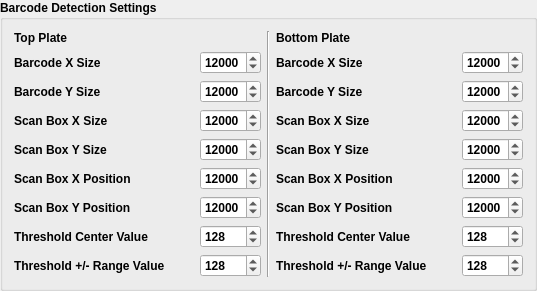
             <widget class="QGroupBox" name="groupBox_2">
              <property name="font">
               <font>
                <weight>75</weight>
                <bold>true</bold>
               </font>
              </property>
              <property name="title">
               <string>Barcode Detection Settings</string>
              </property>
              <layout class="QGridLayout" name="gridLayout_6">
               <item row="0" column="0">
                <layout class="QHBoxLayout" name="horizontalLayout_6">
                 <item>
                  <layout class="QVBoxLayout" name="verticalLayout_11">
                   <item>
                    <widget class="QLabel" name="label_27">
                     <property name="font">
                      <font>
                       <weight>75</weight>
                       <bold>true</bold>
                      </font>
                     </property>
                     <property name="text">
                      <string>Top Plate</string>
                     </property>
                     <property name="alignment">
                      <set>Qt::AlignLeading|Qt::AlignLeft|Qt::AlignVCenter</set>
                     </property>
                    </widget>
                   </item>
                   <item>
                    <layout class="QGridLayout" name="gridLayout_12">
                     <item row="6" column="0">
                      <widget class="QLabel" name="label_28">
                       <property name="sizePolicy">
                        <sizepolicy hsizetype="Fixed" vsizetype="Preferred">
                         <horstretch>0</horstretch>
                         <verstretch>0</verstretch>
                        </sizepolicy>
                       </property>
                       <property name="minimumSize">
                        <size>
                         <width>180</width>
                         <height>0</height>
                        </size>
                       </property>
                       <property name="text">
                        <string>Threshold Center Value</string>
                       </property>
                      </widget>
                     </item>
                     <item row="6" column="1">
                      <widget class="QSpinBox" name="detection_top_threshold_center_spin_box">
                       <property name="maximum">
                        <number>255</number>
                       </property>
                       <property name="value">
                        <number>128</number>
                       </property>
                      </widget>
                     </item>
                     <item row="4" column="0">
                      <widget class="QLabel" name="label_29">
                       <property name="sizePolicy">
                        <sizepolicy hsizetype="Fixed" vsizetype="Preferred">
                         <horstretch>0</horstretch>
                         <verstretch>0</verstretch>
                        </sizepolicy>
                       </property>
                       <property name="minimumSize">
                        <size>
                         <width>180</width>
                         <height>0</height>
                        </size>
                       </property>
                       <property name="text">
                        <string>Scan Box X Position</string>
                       </property>
                      </widget>
                     </item>
                     <item row="5" column="0">
                      <widget class="QLabel" name="label_30">
                       <property name="sizePolicy">
                        <sizepolicy hsizetype="Fixed" vsizetype="Preferred">
                         <horstretch>0</horstretch>
                         <verstretch>0</verstretch>
                        </sizepolicy>
                       </property>
                       <property name="minimumSize">
                        <size>
                         <width>180</width>
                         <height>0</height>
                        </size>
                       </property>
                       <property name="text">
                        <string>Scan Box Y Position</string>
                       </property>
                      </widget>
                     </item>
                     <item row="4" column="1">
                      <widget class="QSpinBox" name="detection_top_scan_x_position_spin_box">
                       <property name="maximum">
                        <number>99999</number>
                       </property>
                       <property name="value">
                        <number>12000</number>
                       </property>
                      </widget>
                     </item>
                     <item row="5" column="1">
                      <widget class="QSpinBox" name="detection_top_scan_y_position_spin_box">
                       <property name="maximum">
                        <number>99999</number>
                       </property>
                       <property name="value">
                        <number>12000</number>
                       </property>
                      </widget>
                     </item>
                     <item row="1" column="1">
                      <widget class="QSpinBox" name="detection_top_barcode_y_size_spin_box">
                       <property name="maximum">
                        <number>99999</number>
                       </property>
                       <property name="value">
                        <number>12000</number>
                       </property>
                      </widget>
                     </item>
                     <item row="2" column="1">
                      <widget class="QSpinBox" name="detection_top_scan_x_size_spin_box">
                       <property name="maximum">
                        <number>99999</number>
                       </property>
                       <property name="value">
                        <number>12000</number>
                       </property>
                      </widget>
                     </item>
                     <item row="2" column="0">
                      <widget class="QLabel" name="label_31">
                       <property name="sizePolicy">
                        <sizepolicy hsizetype="Fixed" vsizetype="Preferred">
                         <horstretch>0</horstretch>
                         <verstretch>0</verstretch>
                        </sizepolicy>
                       </property>
                       <property name="minimumSize">
                        <size>
                         <width>180</width>
                         <height>0</height>
                        </size>
                       </property>
                       <property name="text">
                        <string>Scan Box X Size</string>
                       </property>
                      </widget>
                     </item>
                     <item row="0" column="0">
                      <widget class="QLabel" name="label_32">
                       <property name="sizePolicy">
                        <sizepolicy hsizetype="Fixed" vsizetype="Preferred">
                         <horstretch>0</horstretch>
                         <verstretch>0</verstretch>
                        </sizepolicy>
                       </property>
                       <property name="minimumSize">
                        <size>
                         <width>180</width>
                         <height>0</height>
                        </size>
                       </property>
                       <property name="text">
                        <string>Barcode X Size</string>
                       </property>
                      </widget>
                     </item>
                     <item row="0" column="1">
                      <widget class="QSpinBox" name="detection_top_barcode_x_size_spin_box">
                       <property name="maximum">
                        <number>99999</number>
                       </property>
                       <property name="value">
                        <number>12000</number>
                       </property>
                      </widget>
                     </item>
                     <item row="1" column="0">
                      <widget class="QLabel" name="label_33">
                       <property name="sizePolicy">
                        <sizepolicy hsizetype="Fixed" vsizetype="Preferred">
                         <horstretch>0</horstretch>
                         <verstretch>0</verstretch>
                        </sizepolicy>
                       </property>
                       <property name="minimumSize">
                        <size>
                         <width>180</width>
                         <height>0</height>
                        </size>
                       </property>
                       <property name="text">
                        <string>Barcode Y Size</string>
                       </property>
                      </widget>
                     </item>
                     <item row="3" column="1">
                      <widget class="QSpinBox" name="detection_top_scan_y_size_spin_box">
                       <property name="maximum">
                        <number>99999</number>
                       </property>
                       <property name="value">
                        <number>12000</number>
                       </property>
                      </widget>
                     </item>
                     <item row="3" column="0">
                      <widget class="QLabel" name="label_34">
                       <property name="sizePolicy">
                        <sizepolicy hsizetype="Fixed" vsizetype="Preferred">
                         <horstretch>0</horstretch>
                         <verstretch>0</verstretch>
                        </sizepolicy>
                       </property>
                       <property name="minimumSize">
                        <size>
                         <width>180</width>
                         <height>0</height>
                        </size>
                       </property>
                       <property name="text">
                        <string>Scan Box Y Size</string>
                       </property>
                      </widget>
                     </item>
                     <item row="7" column="0">
                      <widget class="QLabel" name="label_35">
                       <property name="sizePolicy">
                        <sizepolicy hsizetype="Fixed" vsizetype="Preferred">
                         <horstretch>0</horstretch>
                         <verstretch>0</verstretch>
                        </sizepolicy>
                       </property>
                       <property name="minimumSize">
                        <size>
                         <width>180</width>
                         <height>0</height>
                        </size>
                       </property>
                       <property name="text">
                        <string>Threshold +/- Range Value</string>
                       </property>
                      </widget>
                     </item>
                     <item row="7" column="1">
                      <widget class="QSpinBox" name="detection_top_threshold_range_spin_box">
                       <property name="maximum">
                        <number>255</number>
                       </property>
                       <property name="value">
                        <number>128</number>
                       </property>
                      </widget>
                     </item>
                    </layout>
                   </item>
                  </layout>
                 </item>
                 <item>
                  <widget class="Line" name="line_13">
                   <property name="orientation">
                    <enum>Qt::Vertical</enum>
                   </property>
                  </widget>
                 </item>
                 <item>
                  <layout class="QVBoxLayout" name="verticalLayout_13">
                   <item>
                    <widget class="QLabel" name="label_36">
                     <property name="font">
                      <font>
                       <weight>75</weight>
                       <bold>true</bold>
                      </font>
                     </property>
                     <property name="text">
                      <string>Bottom Plate</string>
                     </property>
                     <property name="alignment">
                      <set>Qt::AlignLeading|Qt::AlignLeft|Qt::AlignVCenter</set>
                     </property>
                    </widget>
                   </item>
                   <item>
                    <layout class="QGridLayout" name="gridLayout_13">
                     <item row="3" column="0">
                      <widget class="QLabel" name="label_37">
                       <property name="sizePolicy">
                        <sizepolicy hsizetype="Fixed" vsizetype="Preferred">
                         <horstretch>0</horstretch>
                         <verstretch>0</verstretch>
                        </sizepolicy>
                       </property>
                       <property name="minimumSize">
                        <size>
                         <width>180</width>
                         <height>0</height>
                        </size>
                       </property>
                       <property name="text">
                        <string>Scan Box Y Size</string>
                       </property>
                      </widget>
                     </item>
                     <item row="7" column="0">
                      <widget class="QLabel" name="label_38">
                       <property name="sizePolicy">
                        <sizepolicy hsizetype="Fixed" vsizetype="Preferred">
                         <horstretch>0</horstretch>
                         <verstretch>0</verstretch>
                        </sizepolicy>
                       </property>
                       <property name="minimumSize">
                        <size>
                         <width>180</width>
                         <height>0</height>
                        </size>
                       </property>
                       <property name="text">
                        <string>Threshold +/- Range Value</string>
                       </property>
                      </widget>
                     </item>
                     <item row="3" column="1">
                      <widget class="QSpinBox" name="detection_bottom_scan_y_size_spin_box">
                       <property name="maximum">
                        <number>99999</number>
                       </property>
                       <property name="value">
                        <number>12000</number>
                       </property>
                      </widget>
                     </item>
                     <item row="1" column="0">
                      <widget class="QLabel" name="label_39">
                       <property name="sizePolicy">
                        <sizepolicy hsizetype="Fixed" vsizetype="Preferred">
                         <horstretch>0</horstretch>
                         <verstretch>0</verstretch>
                        </sizepolicy>
                       </property>
                       <property name="minimumSize">
                        <size>
                         <width>180</width>
                         <height>0</height>
                        </size>
                       </property>
                       <property name="text">
                        <string>Barcode Y Size</string>
                       </property>
                      </widget>
                     </item>
                     <item row="7" column="1">
                      <widget class="QSpinBox" name="detection_bottom_threshold_range_spin_box">
                       <property name="maximum">
                        <number>255</number>
                       </property>
                       <property name="value">
                        <number>128</number>
                       </property>
                      </widget>
                     </item>
                     <item row="2" column="1">
                      <widget class="QSpinBox" name="detection_bottom_scan_x_size_spin_box">
                       <property name="maximum">
                        <number>99999</number>
                       </property>
                       <property name="value">
                        <number>12000</number>
                       </property>
                      </widget>
                     </item>
                     <item row="5" column="1">
                      <widget class="QSpinBox" name="detection_bottom_scan_y_position_spin_box">
                       <property name="maximum">
                        <number>99999</number>
                       </property>
                       <property name="value">
                        <number>12000</number>
                       </property>
                      </widget>
                     </item>
                     <item row="1" column="1">
                      <widget class="QSpinBox" name="detection_bottom_barcode_y_size_spin_box">
                       <property name="maximum">
                        <number>99999</number>
                       </property>
                       <property name="value">
                        <number>12000</number>
                       </property>
                      </widget>
                     </item>
                     <item row="2" column="0">
                      <widget class="QLabel" name="label_40">
                       <property name="sizePolicy">
                        <sizepolicy hsizetype="Fixed" vsizetype="Preferred">
                         <horstretch>0</horstretch>
                         <verstretch>0</verstretch>
                        </sizepolicy>
                       </property>
                       <property name="minimumSize">
                        <size>
                         <width>180</width>
                         <height>0</height>
                        </size>
                       </property>
                       <property name="text">
                        <string>Scan Box X Size</string>
                       </property>
                      </widget>
                     </item>
                     <item row="0" column="0">
                      <widget class="QLabel" name="label_41">
                       <property name="sizePolicy">
                        <sizepolicy hsizetype="Fixed" vsizetype="Preferred">
                         <horstretch>0</horstretch>
                         <verstretch>0</verstretch>
                        </sizepolicy>
                       </property>
                       <property name="minimumSize">
                        <size>
                         <width>180</width>
                         <height>0</height>
                        </size>
                       </property>
                       <property name="text">
                        <string>Barcode X Size</string>
                       </property>
                      </widget>
                     </item>
                     <item row="0" column="1">
                      <widget class="QSpinBox" name="detection_bottom_barcode_x_size_spin_box">
                       <property name="maximum">
                        <number>99999</number>
                       </property>
                       <property name="value">
                        <number>12000</number>
                       </property>
                      </widget>
                     </item>
                     <item row="6" column="1">
                      <widget class="QSpinBox" name="detection_bottom_threshold_center_spin_box">
                       <property name="maximum">
                        <number>255</number>
                       </property>
                       <property name="value">
                        <number>128</number>
                       </property>
                      </widget>
                     </item>
                     <item row="6" column="0">
                      <widget class="QLabel" name="label_42">
                       <property name="sizePolicy">
                        <sizepolicy hsizetype="Fixed" vsizetype="Preferred">
                         <horstretch>0</horstretch>
                         <verstretch>0</verstretch>
                        </sizepolicy>
                       </property>
                       <property name="minimumSize">
                        <size>
                         <width>180</width>
                         <height>0</height>
                        </size>
                       </property>
                       <property name="text">
                        <string>Threshold Center Value</string>
                       </property>
                      </widget>
                     </item>
                     <item row="5" column="0">
                      <widget class="QLabel" name="label_43">
                       <property name="sizePolicy">
                        <sizepolicy hsizetype="Fixed" vsizetype="Preferred">
                         <horstretch>0</horstretch>
                         <verstretch>0</verstretch>
                        </sizepolicy>
                       </property>
                       <property name="minimumSize">
                        <size>
                         <width>180</width>
                         <height>0</height>
                        </size>
                       </property>
                       <property name="text">
                        <string>Scan Box Y Position</string>
                       </property>
                      </widget>
                     </item>
                     <item row="4" column="0">
                      <widget class="QLabel" name="label_44">
                       <property name="sizePolicy">
                        <sizepolicy hsizetype="Fixed" vsizetype="Preferred">
                         <horstretch>0</horstretch>
                         <verstretch>0</verstretch>
                        </sizepolicy>
                       </property>
                       <property name="minimumSize">
                        <size>
                         <width>180</width>
                         <height>0</height>
                        </size>
                       </property>
                       <property name="text">
                        <string>Scan Box X Position</string>
                       </property>
                      </widget>
                     </item>
                     <item row="4" column="1">
                      <widget class="QSpinBox" name="detection_bottom_scan_x_position_spin_box">
                       <property name="maximum">
                        <number>99999</number>
                       </property>
                       <property name="value">
                        <number>12000</number>
                       </property>
                      </widget>
                     </item>
                    </layout>
                   </item>
                  </layout>
                 </item>
                </layout>
               </item>
              </layout>
             </widget>
